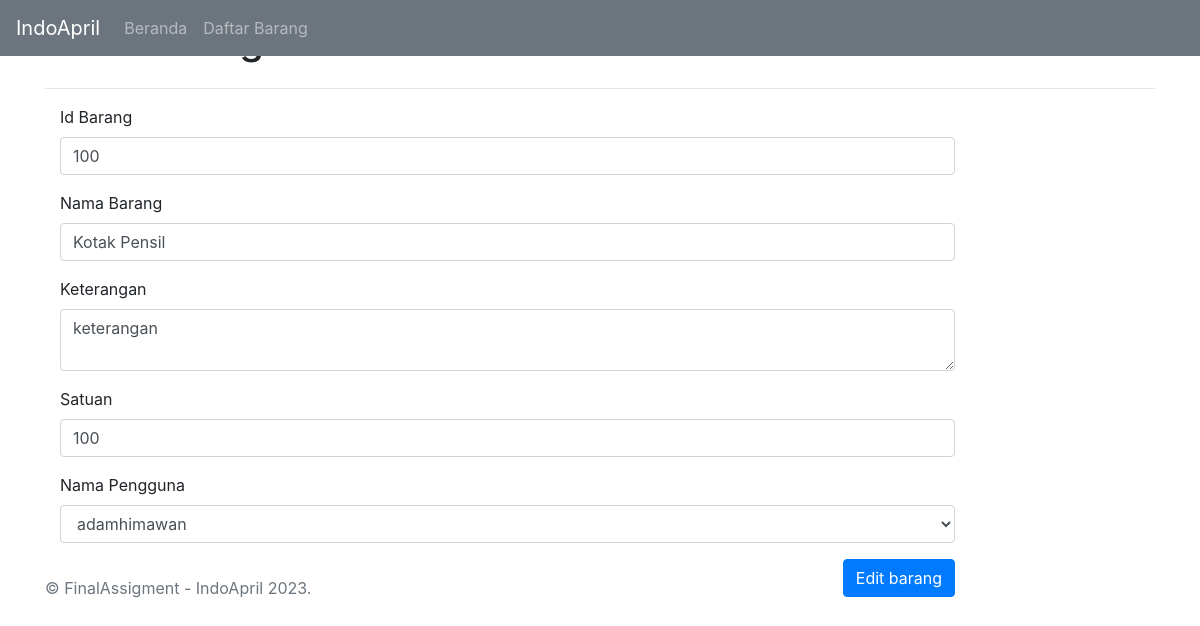
The app's page /barang/edit/100 with its own data.
### tables this page shows
CREATE TABLE `barang` (
  `idBarang` int(20) NOT NULL,
  `namaBarang` varchar(255) NOT NULL,
  `keterangan` varchar(255) NOT NULL,
  `satuan` int(10) NOT NULL,
  `idPengguna` int(20) NOT NULL
);

CREATE TABLE `pengguna` (
  `idPengguna` int(20) NOT NULL,
  `namaPengguna` varchar(255) DEFAULT NULL,
  `password` varchar(255) DEFAULT NULL,
  `namaDepan` varchar(255) DEFAULT NULL,
  `namaBelakang` varchar(255) DEFAULT NULL,
  `noHp` int(20) DEFAULT NULL,
  `alamat` varchar(255) DEFAULT NULL,
  `idAkses` int(20) DEFAULT NULL
);

### app/controllers/barang.php (called while the page is built, shortened)
<?php
class Barang extends Controller
{
    public function edit($id)
    {
        $pengguna_model = $this->loadModel('PenggunaModel');
        $data_pengguna = $pengguna_model->getAllPengguna();
        $barang_model = $this->loadModel('BarangModel');
        $barang_model->setIdBarang($id);
        $data_barang = $barang_model->getBarangById();
        require 'app/views/layouts/header.php';
        require 'app/views/layouts/navbar.php';
        require 'app/views/barang/edit.php';
        require 'app/views/layouts/footer.php';
    }
}

### index.php (called while the page is built, shortened)
<?php
require 'app/libs/controller.php';
$app = new Application();

### app/libs/controller.php (called while the page is built, shortened)
<?php
class Controller
{
    public $db = null;
    private function openDatabaseConnection()
    {
        $options = array(PDO::ATTR_DEFAULT_FETCH_MODE => PDO::FETCH_OBJ, PDO::ATTR_ERRMODE => PDO::ERRMODE_WARNING);
        try {
            $this->db = new PDO("mysql:host=" . DB_HOST . ";port=" . DB_PORT . ";dbname=" . DB_NAME, DB_USER, DB_PASS, $options);
        } catch(PDOException $e) {
            echo $e->getMessage();
        }
    }
    public function loadModel($model_name)
    {
        return new $model_name($this->db);
    }
}

### app/models/barangmodel.php (called while the page is built, shortened)
<?php
class BarangModel
{
    private $idBarang = null;
    private $db;
    function __construct($db) {
        $this->db = $db;
    }
    function setIdBarang($idBarang)
    {
        $this->idBarang = $idBarang;
    }
    public function getBarangById()
    {
        try {
            $query = "SELECT * FROM barang WHERE idBarang = :idBarang";
            $prepareDB = $this->db->prepare($query);
            $prepareDB->bindParam(':idBarang', $this->idBarang);
            $prepareDB->execute();
            $result = $prepareDB->fetch();
            return $result;
        } catch (Exception $e) {
            throw $e;
        }
    }
}

### app/models/penggunamodel.php (called while the page is built, shortened)
<?php
class PenggunaModel
{
    private $db;
    function __construct($db) {
        $this->db = $db;
    }
    public function getAllPengguna()
    {
        try {
            $query = "SELECT * FROM pengguna";
            $prepareDB = $this->db->prepare($query);
            $prepareDB->execute();
            $result = $prepareDB->fetchAll();
            return $result;
        } catch (Exception $e) {
            throw $e;
        }
    }
}

### app/views/barang/edit.php (the view, shortened to what this page needs)
<main role="main" class="container">
    <div class="clearfix mb-3 mt-3">
        <h1 class="float-left">Edit Barang</h1>
        <a href="<?= URL . 'barang' ?>" class="btn btn-secondary float-right">Kembali</a>
    </div>
    <hr />
    <form class="form-horizontal" action="<?php echo URL . 'barang/proses_edit'; ?>" method="POST">
        <div class="form-group">
            <label for="idBarang" class="col-sm-2 control-label">Id Barang</label>
            <div class="col-sm-10">
                <input type="text" class="form-control" id="idBarang" name="idBarang" placeholder="Masukan id barang"
                    value="<?php if (isset($data_barang->idBarang))
                        echo $data_barang->idBarang; ?>" required>
            </div>
        </div>
        <div class="form-group">
            <label for="namaBarang" class="col-sm-2 control-label">Nama Barang</label>
            <div class="col-sm-10">
                <input type="text" class="form-control" id="namaBarang" name="namaBarang"
                    placeholder="Masukan nama barang"
                    value="<?php if (isset($data_barang->namaBarang))
                        echo $data_barang->namaBarang; ?>" required>
            </div>
        </div>
        <div class="form-group">
            <label for="keterangan" class="col-sm-2 control-label">Keterangan</label>
            <div class="col-sm-10">
                <textarea class="form-control" id="keterangan" name="keterangan" placeholder="Masukan keterangan"
                    required><?php if (isset($data_barang->keterangan))
                        echo $data_barang->keterangan; ?></textarea>
            </div>
        </div>
        <div class="form-group">
            <label for="satuan" class="col-sm-2 control-label">Satuan</label>
            <div class="col-sm-10">
                <input type="number" class="form-control" id="satuan" name="satuan" placeholder="Masukan satuan"
                    value="<?php if (isset($data_barang->satuan))
                        echo (int) $data_barang->satuan; ?>" required>
            </div>
        </div>
        <div class="form-group">
            <label for="idPengguna" class="col-sm-2 control-label">Nama Pengguna</label>
            <div class="col-sm-10">
                <select class="form-control" id="idPengguna" name="idPengguna" required>
                    <?php foreach ($data_pengguna as $pengguna) { ?>
                        <option value="<?php if (isset($pengguna->idPengguna))
                            echo $pengguna->idPengguna; ?>" <?php if (isset($data_barang->idPengguna) && $data_barang->idPengguna == $pengguna->idPengguna)
                                  echo 'selected'; ?>><?php if (isset($pengguna->namaPengguna))
                                        echo $pengguna->namaPengguna; ?>
                        </option>
                    <?php } ?>
                </select>
            </div>
        </div>
        <div class="form-group">
            <div class="col-sm-offset-2 col-sm-10">
                <button type="submit" class="btn btn-primary float-right" name="edit_barang">Edit barang</button>
            </div>
        </div>
    </form>
</main>

### records on screen
barang: idBarang "100", namaBarang "Kotak Pensil", keterangan "keterangan", satuan "100", idPengguna "adamhimawan"
